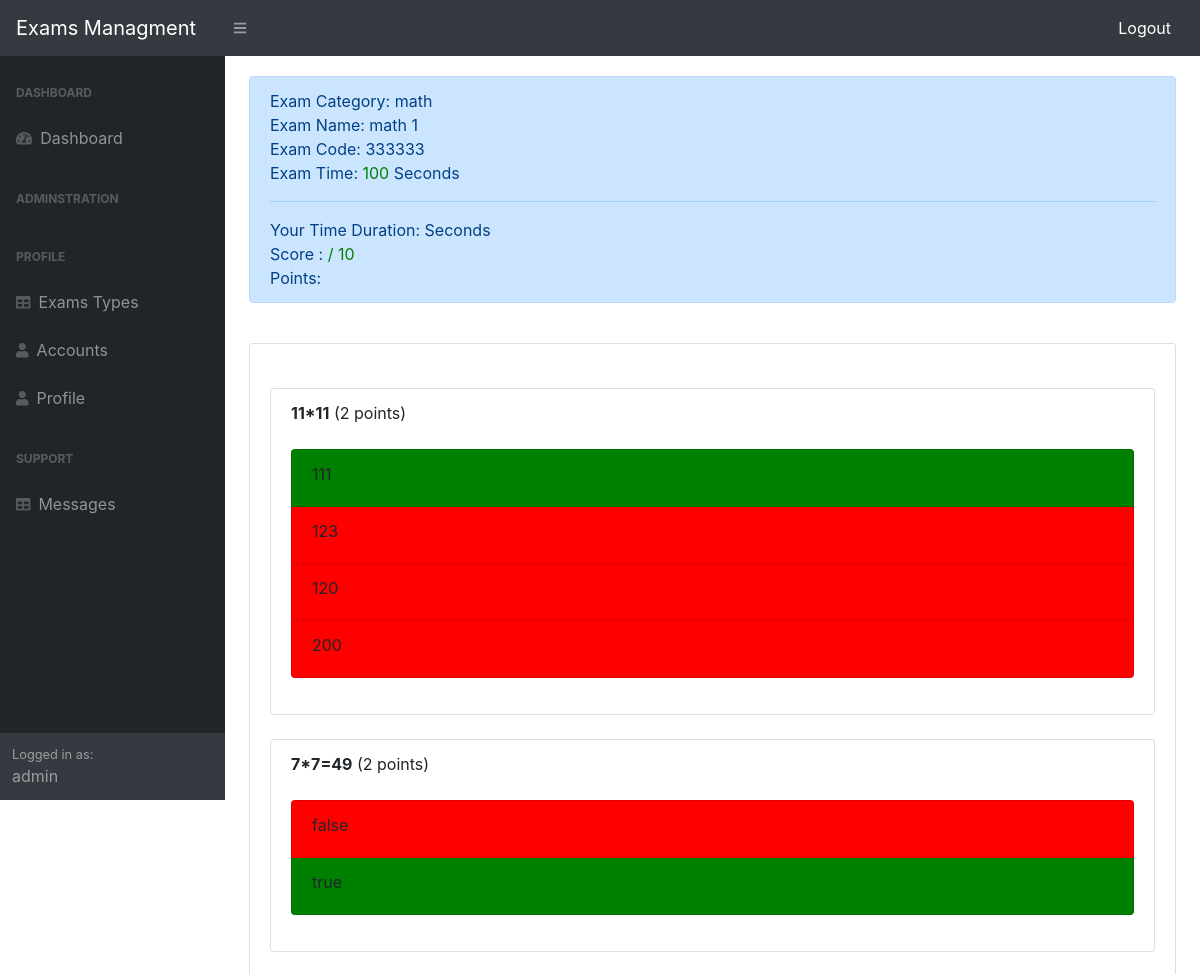
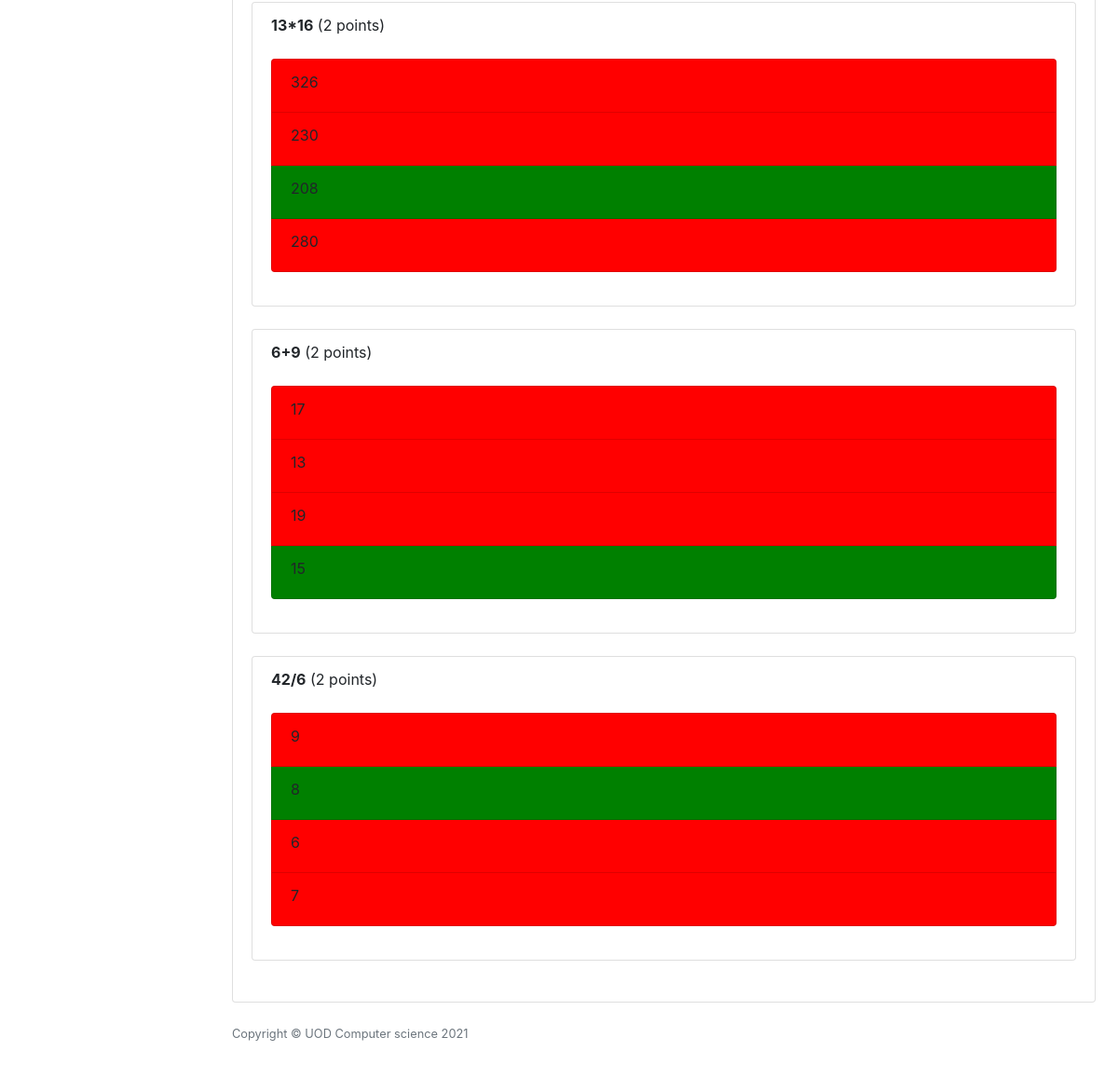
The app's page /admin/exam_sheet_view.php?examcode=333333 (signed in) with its own data (2 pictures, top to bottom).
### tables this page shows
CREATE TABLE `exams` (
  `ide` int(255) NOT NULL,
  `examName` text NOT NULL,
  `examCode` varchar(50) NOT NULL,
  `exam_duration` int(11) NOT NULL,
  `isEnable` int(11) NOT NULL,
  `isPublic` int(11) NOT NULL,
  `isRand` int(11) NOT NULL,
  `totalPoints` int(11) NOT NULL,
  `accountId` int(255) NOT NULL,
  `class_id` int(11) NOT NULL,
  `exam_created_time` timestamp NOT NULL DEFAULT current_timestamp()
);

CREATE TABLE `class` (
  `class_id` int(11) NOT NULL,
  `class_name` varchar(255) NOT NULL
);

CREATE TABLE `questions` (
  `idq` int(255) NOT NULL,
  `Points` int(11) NOT NULL,
  `question` varchar(500) NOT NULL,
  `answer1` varchar(500) NOT NULL,
  `answer2` varchar(500) NOT NULL,
  `answer3` varchar(500) NOT NULL,
  `answer4` varchar(500) NOT NULL,
  `correct` varchar(500) NOT NULL,
  `examId` int(255) NOT NULL
);

### admin/exam_sheet_view.php (the view, shortened to what this page needs)
<?php
require_once 'header.php';
require_once 'db_connect.php';
$examcode = $_GET['examcode'];
$examq = "SELECT * FROM exams,class WHERE class.class_id = exams.class_id and examCode = '$examcode' limit 1";
$exam = mysqli_query($con,$examq) or die('MYSQL ERROR');
$examData = mysqli_fetch_assoc($exam);
$username = $_SESSION['username'];
$query="SELECT * FROM accounts where `name` = '$username' limit 1";
$run = mysqli_query($con,$query) or die('MYSQL ERROR');
$userData = mysqli_fetch_assoc($run);
$getAccountId = $userData['id'];
$examId = $examData['ide'];
$istakenq = "SELECT * FROM exams_taken WHERE examId = $examId and account_id = $getAccountId limit 1";
$istaken = mysqli_query($con,$istakenq) or die('MYSQL ERROR');
$takdenData = mysqli_fetch_assoc($istaken);
if($examData['isRand'] == 1){
	$questionsq = "SELECT * FROM questions WHERE examId = $examId Order by rand()";
}else{
	$questionsq = "SELECT * FROM questions WHERE examId = $examId";
}
$questions = mysqli_query($con,$questionsq) or die('MYSQL ERROR');
?>
<div id="layoutSidenav_content">
    <main>
	<div class="container-fluid" style="margin-top:20px">
		<div class="col-md-12 alert alert-primary">
			Exam Category: <?=$examData['class_name'];?> <br>
			Exam Name: <?=$examData['examName'];?> <br>
			Exam Code: <?=$examData['examCode'];?> <br>
			Exam Time: <span id="examtime" style="color:green"><?=$examData['exam_duration'];?></span> Seconds <hr>
			Your Time Duration: <span id="examtime" style="color:green"><?=$takdenData['duration'];?></span> Seconds <br>
			Score : <span id="examtime" style="color:green"><?=$takdenData['points'].'/ '.$examData['totalPoints'];?></span> <br>
			Points: <span id="examtime" style="color:green"><?=$takdenData['points'];?></span> <br>
		</div>
		<br>
		<div class="card">
			<div class="card-body">
				<?php
				  while ($questionData = mysqli_fetch_assoc($questions)) {
				?>
                <ul class="q-items list-group mt-4 mb-4">
					<li class="q-field list-group-item">
						<strong><?=$questionData['question'];?></strong> (<?=$questionData['Points'];?> points)
						<br>
						<ul class='list-group mt-4 mb-4'>
						<?php
							if($questionData['correct'] == 1){
								echo '<li class="answer list-group-item" style="background-color:green">
									<label > '. $questionData['answer1'] .'</label>
									</li>';
							}else{
								echo '<li class="answer list-group-item" style="background-color:red">
								<label>'. $questionData['answer1'] .'</label>
								</li>';
							}
							if($questionData['correct'] == "2"){
								echo '<li class="answer list-group-item" style="background-color:green">
									<label > '. $questionData['answer2'] .'</label>
									</li>';
							}else{
								echo '<li class="answer list-group-item" style="background-color:red">
								<label > '. $questionData['answer2'] .'</label>
								</li>';
							}
							if($questionData['answer3'] != ""){
								if($questionData['correct'] == 3){
									echo '<li class="answer list-group-item" style="background-color:green">
									<label >'. $questionData['answer3'] .'</label>
									</li>';
								}else{
									echo '<li class="answer list-group-item" style="background-color:red">
									<label>'. $questionData['answer3'] .'</label>
									</li>';
								}
							}
							if($questionData['answer4'] != ""){
								if($questionData['correct'] == 4){
									echo '<li class="answer list-group-item" style="background-color:green">
									<label >'. $questionData['answer4'] .'</label>
									</li>';
								}else{
									echo '<li class="answer list-group-item" style="background-color:red">
									<label>'. $questionData['answer4'] .'</label>
									</li>';
								}
							}
						?>
						</ul>
					</li>
				</ul>
				<?php
				  }
				?>
			</div>
		</div>
	</div>
<?php
	require_once 'footer.php';
?>

### admin/exam_sheet_view.php (style rules this page uses)
li.answer { cursor: pointer; }

### records on screen
exams: class.class_name "math", examName "math 1", examCode "333333", exam_duration "100", totalPoints "10"
questions: question "11*11", Points "2", answer1 "111", answer2 "123", answer3 "120", answer4 "200"
questions: question "7*7=49", Points "2", answer1 "false", answer2 "true"
questions: question "13*16", Points "2", answer1 "326", answer2 "230", answer3 "208", answer4 "280"
questions: question "6+9", Points "2", answer1 "17", answer2 "13", answer3 "19", answer4 "15"
questions: question "42/6", Points "2", answer1 "9", answer2 "8", answer3 "6", answer4 "7"

### other values on screen
$_SESSION['user-role'] "admin"
